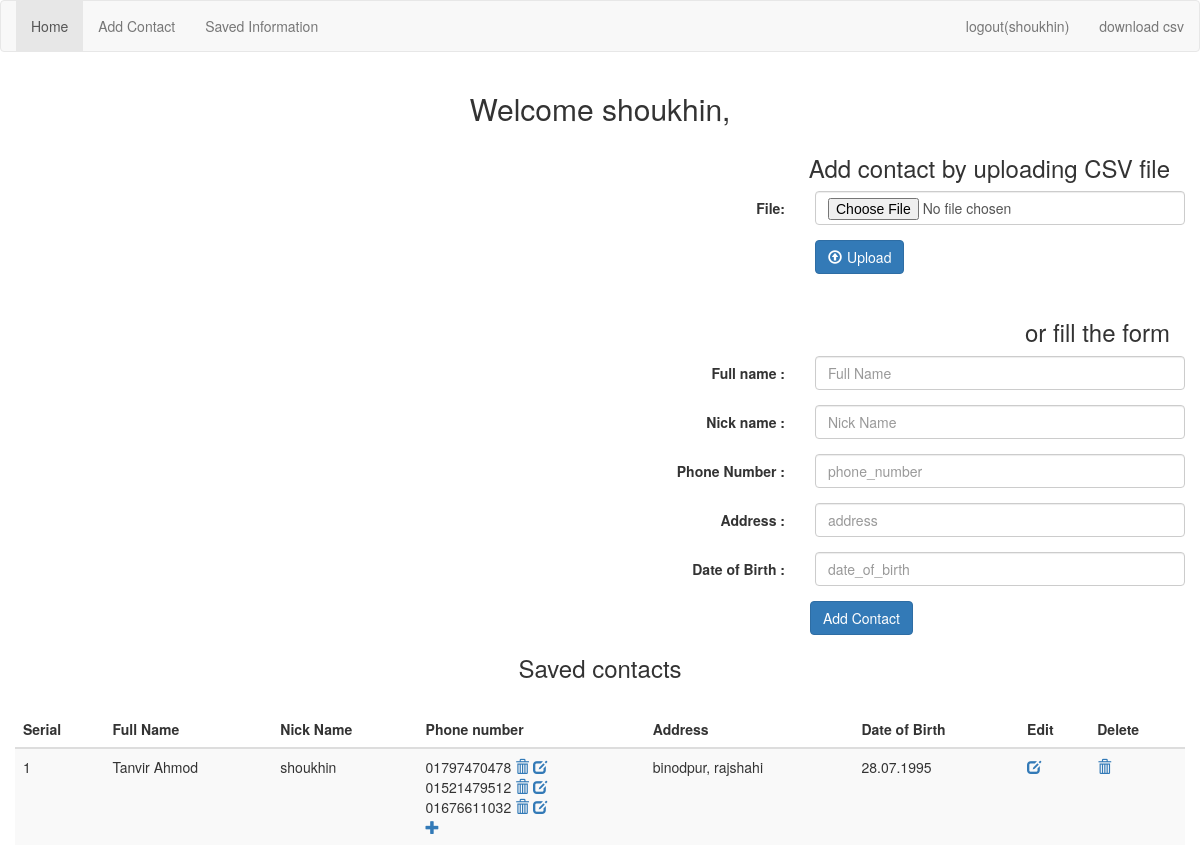
Before: / (signed in) with the older database file.
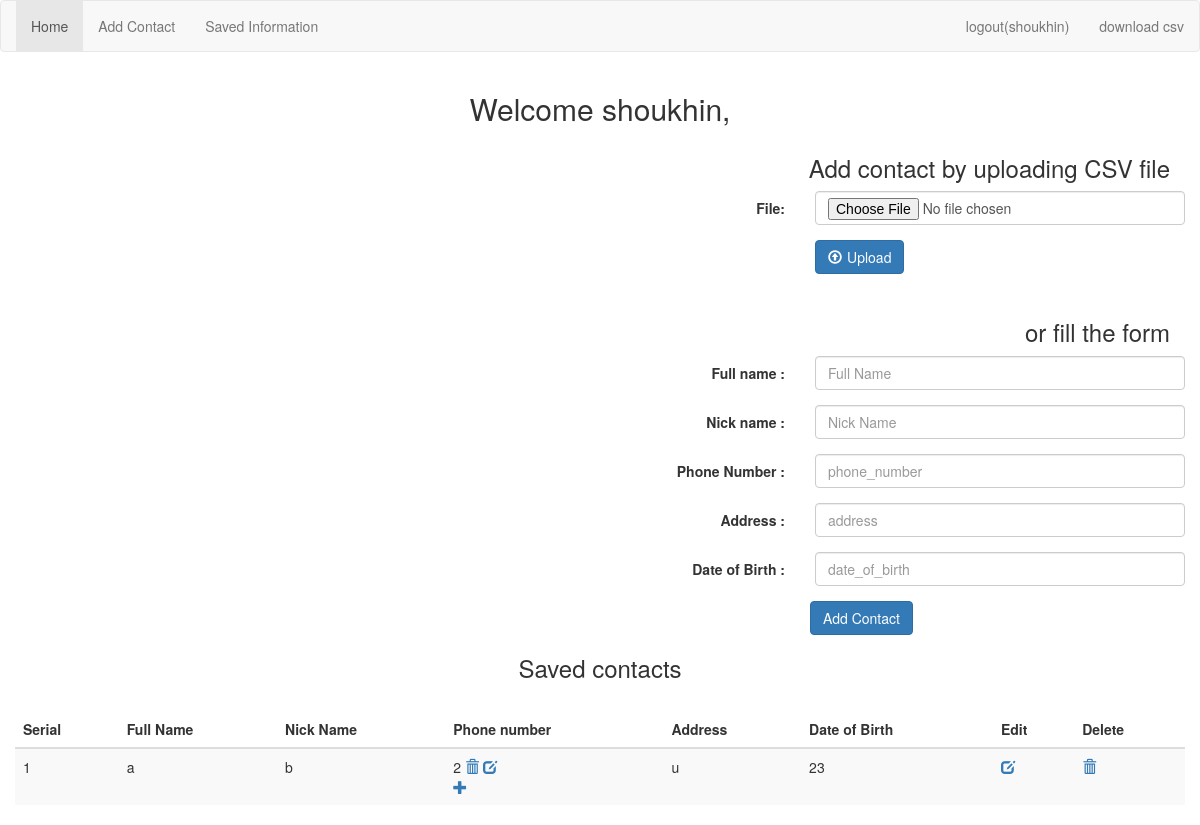
After: the same page with the newer database file.
### adress_book/models.py (models this page shows, shortened)
class ContactInfo(models.Model):
    user_name = models.ForeignKey(User, on_delete=models.CASCADE, default=1)
    full_name = models.CharField(max_length=50)
    nick_name = models.CharField(max_length=50)
    address = models.CharField(max_length=264)
    date_of_birth = models.CharField(max_length=20)

class MobileNumber(models.Model):
    phone_id = models.ForeignKey(ContactInfo, on_delete=models.CASCADE)
    phone_number = models.CharField(max_length=20)

### adress_book/views.py (the view)
# urls.py: path('', views.index, name='index'),
def index(request):
    if request.user.is_authenticated:
        user = User.objects.get(username__exact=request.user.username)  # only logged in users saved list will be showed
        return render(request, 'user_home.html', context={'user': user})
    else:
        return render(request, 'user_home.html')

### templates/user_home.html (shortened to what this page needs)
<!DOCTYPE html>
{% load staticfiles %}
<html lang="en">
<head>
    <link rel="stylesheet" type="text/css" href="{% static "css/bootstrap.min.css" %}">
    <link rel="stylesheet" href="https://maxcdn.bootstrapcdn.com/bootstrap/3.3.7/css/bootstrap.min.css">
</head>
<body>
<nav class="navbar navbar-default">
    <div class="container-fluid">
        <ul class="nav navbar-nav">
            <li class="active"><a href="/index/">Home</a></li>
            {% if user.is_authenticated %}
                <li><a href="#add_contact">Add Contact</a></li>
                <li><a href="#saved_contact">Saved Information</a></li>
            {% endif %}
        </ul>
        {% if user.is_authenticated %}
            <ul class="nav navbar-nav navbar-right">
            <li><a href="/logout/">logout({{ user.username }})</a></li>
            <li><a href="/downloadCSV/{{ user.id }}">download csv</a></li>
        {% endif %}
        </ul>
    </div>
</nav>
<div class="container">
    {% if user.is_authenticated %}
        <div class="row">
            <h2 align="center">Welcome {{ user.username }},</h2>
        </div>
        <h3 align="right">Add contact by uploading CSV file</h3>
        <div class="row">
            <form action="/uploadCSV/" method="POST" enctype="multipart/form-data" class="form-horizontal">
                <div class="form-group">
                    <label for="csv_file" class="control-label col-sm-8">File: </label>
                    <div class="col-sm-4">
                        <input type="file" name="csv_file" id="csv_file" required="True" class="form-control">
                    </div>
                </div>
                <div class="form-group">
                    <div class="col-sm-offset-8 col-sm-4" style="margin-bottom:10px;">
                        <button class="btn btn-primary"><span class="glyphicon glyphicon-upload"
                                                              style="margin-right:5px;"></span>Upload
                        </button>
                    </div>
                </div>
            </form>
        </div>
        <h3 align="right">or fill the form</h3>
        <div class="row" id="add_contact">
            <form method="post" class="form-horizontal" action="/addContact/">
                <div class="form-group">
                    <label class="control-label col-sm-8" for="full_name">Full name : </label>
                    <div class="col-sm-4">
                        <input type="text" name="full_name" class="form-control" id="full_name" placeholder="Full Name">
                    </div>
                </div>
                <div class="form-group">
                    <label class="control-label col-sm-8" for="nick_name">Nick name : </label>
                    <div class="col-sm-4">
                        <input type="text" class="form-control" id="nick_name" name="nick_name" placeholder="Nick Name">
                    </div>
                </div>
                <div class="form-group">
                    <label class="control-label col-sm-8" for="phone_number">Phone Number : </label>
                    <div class="col-sm-4">
                        <input type="text" name="phone_number" class="form-control" id="phone_number"
                               placeholder="phone_number">
                    </div>
                </div>
                <div class="form-group">
                    <label class="control-label col-sm-8" for="address">Address : </label>
                    <div class="col-sm-4">
                        <input type="text" name="address" class="form-control" id="address" placeholder="address">
                    </div>
                </div>
                <div class="form-group">
                    <label class="control-label col-sm-8" for="date_of_birth">Date of Birth : </label>
                    <div class="col-sm-4">
                        <input type="text" name="date_of_birth" class="form-control" id="date_of_birth"
                               placeholder="date_of_birth">
                    </div>
                </div>
                <div class="col-sm-offset-8 col-sm-4">
                    <input class="btn btn-primary" type="submit" value="Add Contact">
                </div>
            </form>
        </div>
        <div class="row" id="saved_contact">
        <h3 align="center">Saved contacts</h3>
        {% if user %}
            <br>
            <table class="table table-striped">
                <thead>
                <th>Serial</th>
                <th>Full Name</th>
                <th>Nick Name</th>
                <th>Phone number</th>
                <th>Address</th>
                <th>Date of Birth</th>
                <th>Edit</th>
                <th>Delete</th>
                </thead>
                <tbody>
                {% for contact_info in user.contactinfo_set.all %}
                    <tr>
                    <td>{{ forloop.counter }}</td>
                    <td>{{ contact_info.full_name }}</td>
                    <td>{{ contact_info.nick_name }}</td>
                    <td>
                        {% for phone_number in contact_info.mobilenumber_set.all %}
                            {% if forloop.counter != 1 %}
                                <br>
                            {% endif %}
                            {{ phone_number.phone_number }}
                            <a href="/deletePhone/{{ phone_number.id }}/"><span
                                    class="glyphicon glyphicon-trash"></span></a>
                            <a href="/updatePhone/{{ phone_number.id }}/"><span
                                    class="glyphicon glyphicon-edit"></span></a>
                        {% endfor %}
                        <br><a href="/addPhone/{{ contact_info.id }}/"><span
                            class="glyphicon glyphicon-plus"></span></a>
                    </td>
                    <td>{{ contact_info.address }}</td>
                    <td>{{ contact_info.date_of_birth }}</td>
                    <td><a href="/updateContact/{{ contact_info.id }}/"><span
                            class="glyphicon glyphicon-edit"></span></a></td>
                    <td><a href="/deleteContact/{{ contact_info.id }}/"><span
                            class="glyphicon glyphicon-trash"></span></a></td>
                {% endfor %}
                </tr>
                </tbody>
            </table>
        {% endif %}
    {% else %}
        <div class="jumbotron">
            <h2 align="center">Please <a href="/login/">login</a> or <a href="/registration/">register</a> to continue
            </h2>
        </div>
    {% endif %}
    </div>
</div>
</body>
</html>

Changed rows visible on the page:
removed ContactInfo: full_name "Tanvir Ahmod", nick_name "shoukhin", address "binodpur, rajshahi", date_of_birth "28.07.1995"
removed MobileNumber: phone_number "01797470478", shown under "Tanvir Ahmod"
removed MobileNumber: phone_number "01521479512", shown under "Tanvir Ahmod"
removed MobileNumber: phone_number "01676611032", shown under "Tanvir Ahmod"
added ContactInfo: full_name "a", nick_name "b", address "u", date_of_birth "23"
added MobileNumber: phone_number "2", shown under "a"
